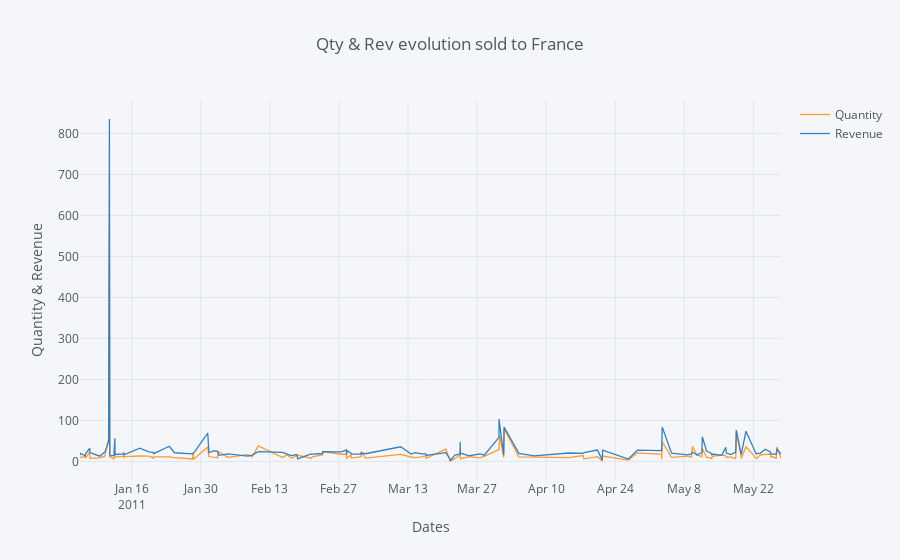

The notebook cell saved with this chart:
### Markdown cell above
## 2. Create an interactive line chart showing quantity and revenue sold to France between January 1st and May 31st 2011.

### Code cell
data.loc[(data['InvoiceDate'] >= '2011-01-01') & (data['InvoiceDate'] <= '2011-05-31') \
         & (data['Country']=='France')].pivot_table(index = 'InvoiceDate'
                                                    ,values = ('Quantity','Revenue')).iplot(kind = 'line',
                                                                                             xTitle = 'Dates',
                                                                                             yTitle = 'Quantity & Revenue',
                                                                                             title = 'Qty & Rev evolution sold to France')
